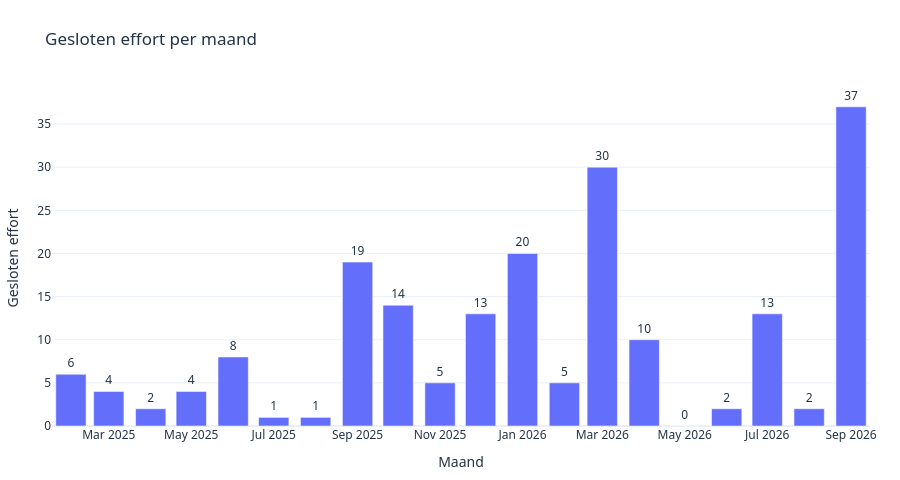

The code cell stored with this chart in its notebook:
### Code cell
# Chart 4: closed effort per month for domain-team features.
effort_value_column = "Gesloten effort per jaar-maand"

effort_by_month = (
    domain_features[["Jaar-Maand", effort_value_column]]
    .dropna(subset=["Jaar-Maand"])
    .drop_duplicates(subset=["Jaar-Maand"], keep="first")
    .sort_values("Jaar-Maand")
)

fig_effort = px.bar(
    effort_by_month,
    x="Jaar-Maand",
    y=effort_value_column,
    text=effort_value_column,
    template=TEMPLATE,
    title="Gesloten effort per maand",
)
fig_effort.update_traces(
    texttemplate="%{y:.0f}",
    textposition="outside",
    hovertemplate="%{x}<br>Gesloten effort: %{y:.0f}<extra></extra>",
)
fig_effort.update_layout(
    **CHART_STYLE,
    height=480,
    xaxis_title="Maand",
    yaxis_title="Gesloten effort",
    showlegend=False,
)
fig_effort.show()

### Figure 1 — Plotly figure (JSON) as saved in the notebook; plotly's stock layout.template omitted (floating-point values rounded to 4 significant figures)
{"data": [{"hovertemplate": "%{x}<br>Gesloten effort: %{y:.0f}<extra></extra>", "legendgroup": "", "marker": {"color": "#636efa", "pattern": {"shape": ""}}, "name": "", "orientation": "v", "showlegend": false, "text": [6.0, 4.0, 2.0, 4.0, 8.0, 1.0, 1.0, 19.0, 14.0, 5.0, 13.0, 20.0, 5.0, 30.0, 10.0, 0.0, 2.0, 13.0, 2.0, 37.0], "textposition": "outside", "texttemplate": "%{y:.0f}", "type": "bar", "x": ["2025-02", "2025-03", "2025-04", "2025-05", "2025-06", "2025-07", "2025-08", "2025-09", "2025-10", "2025-11", "2025-12", "2026-01", "2026-02", "2026-03", "2026-04", "2026-05", "2026-06", "2026-07", "2026-08", "2026-09"], "xaxis": "x", "y": [6, 4, 2, 4, 8, 1, 1, 19, 14, 5, 13, 20, 5, 30, 10, 0, 2, 13, 2, 37], "yaxis": "y"}], "layout": {"barmode": "relative", "font": {"color": "#243447", "family": "Segoe UI, sans-serif"}, "height": 480, "legend": {"tracegroupgap": 0}, "margin": {"b": 40, "l": 30, "r": 30, "t": 90}, "paper_bgcolor": "white", "plot_bgcolor": "white", "showlegend": false, "title": {"text": "Gesloten effort per maand"}, "xaxis": {"anchor": "y", "domain": [0, 1], "title": {"text": "Maand"}}, "yaxis": {"anchor": "x", "domain": [0, 1], "title": {"text": "Gesloten effort"}}}}
